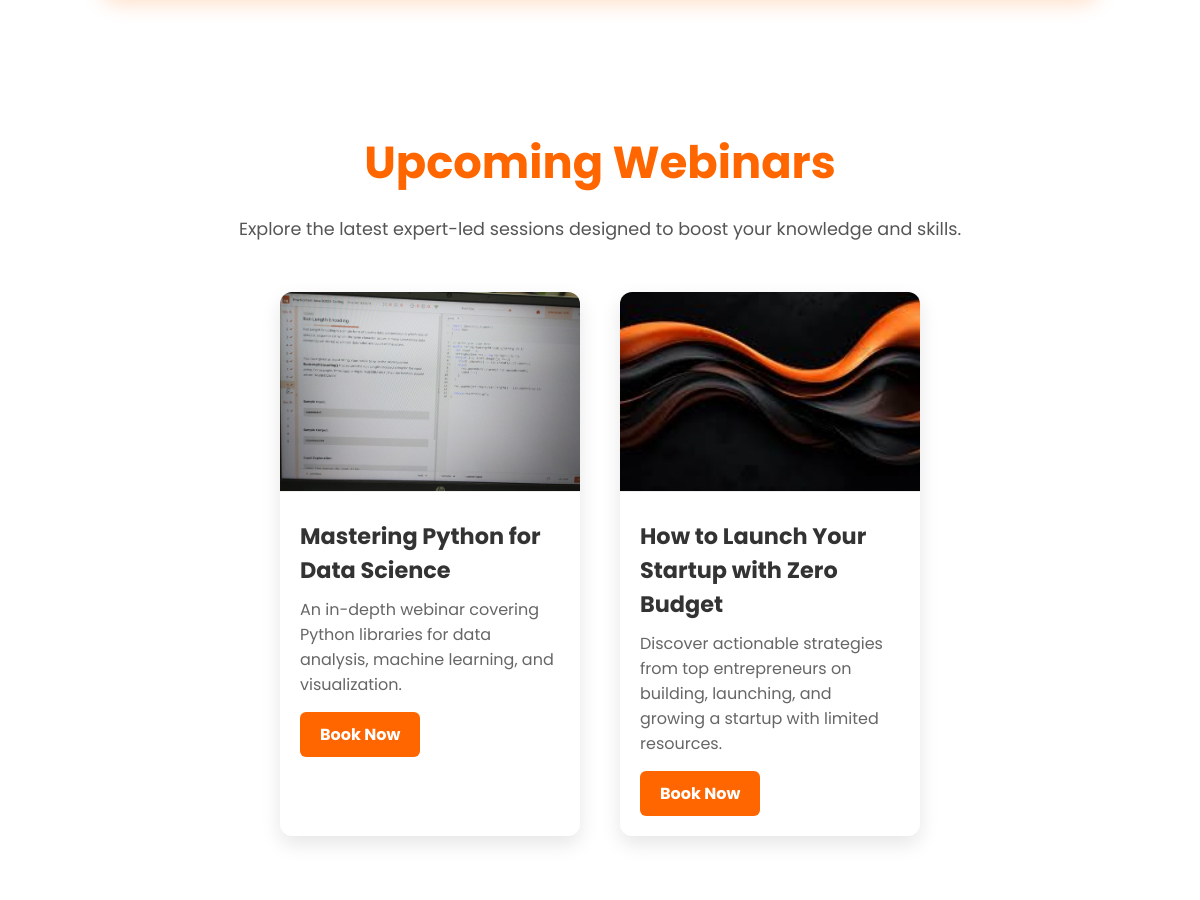
Before: / (middle part) with the older database file.
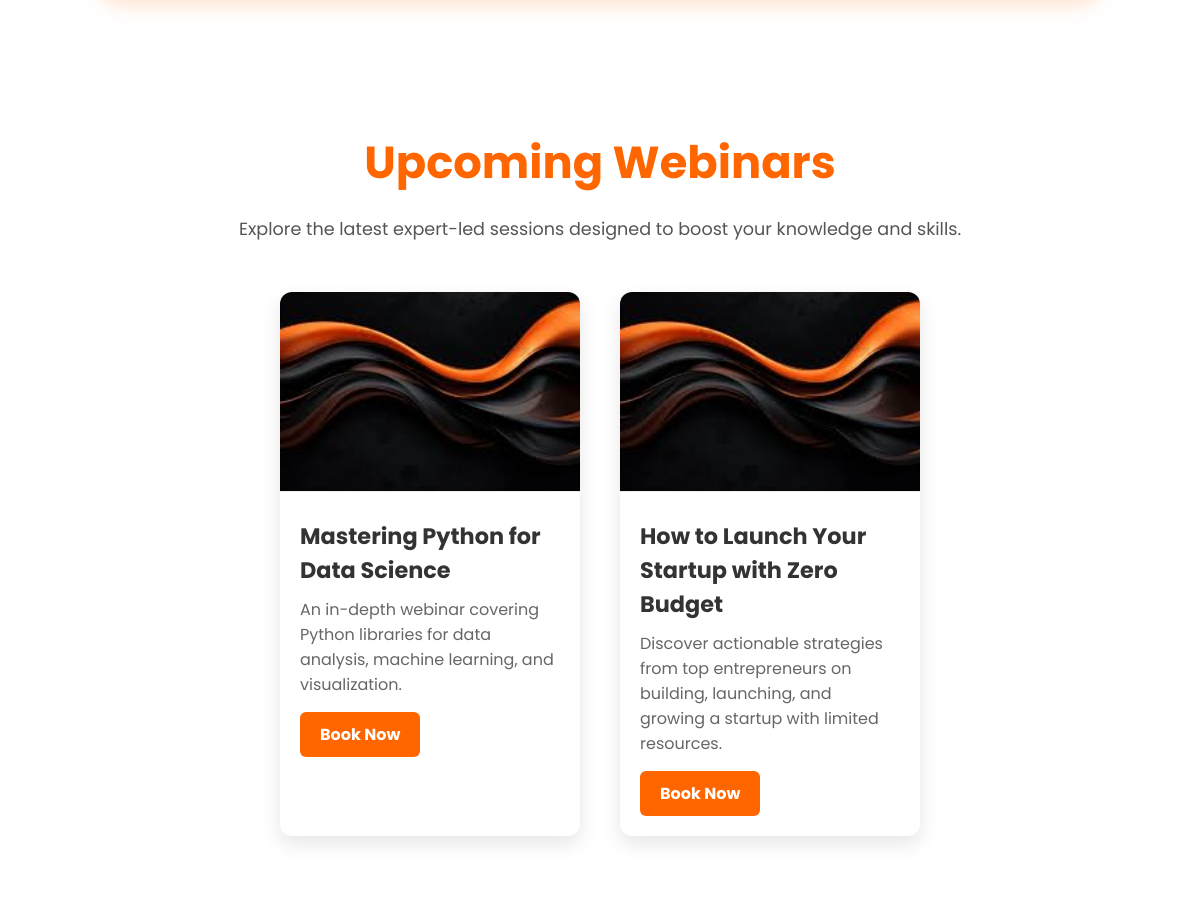
After: the same page with the newer database file.
### webinars/models.py (models this page shows, shortened)
class Webinar(models.Model):
    title = models.CharField(max_length=200)
    description = models.TextField()
    speaker_name = models.CharField(max_length=100)
    speaker_bio = models.TextField(blank=True)
    date = models.DateField()
    time = models.TimeField()
    duration_minutes = models.PositiveIntegerField()
    image = models.ImageField(upload_to='webinar_images/', blank=True, null=True)
    category = models.CharField(max_length=100, choices=[
        ('tech', 'Technology'),
        ('marketing', 'Marketing'),
        ('business', 'Business'),
        ('design', 'Design'),
        ('health', 'Health'),
    ])
    meet_link = models.URLField(blank=True, null=True)

### webinars/views.py (the view)
# urls.py: path('', webinar_views.homepage, name='homepage'),  # This links the root URL to the homepage view
def homepage(request):
    webinars = Webinar.objects.all().order_by('date')[:3]  # fetch top 3
    return render(request, 'webinars/home.html', {'webinars': webinars})

### webinars/templates/webinars/home.html (shortened to what this page needs)
{% load static %}
<!DOCTYPE html>
<html lang="en">
<head>
    <link rel="stylesheet" href="https://cdnjs.cloudflare.com/ajax/libs/font-awesome/6.5.0/css/all.min.css" />
</head>
<body>
<section class="upcoming-webinars" id="upcoming-webinars" style="padding: 60px 0; background-color: #fff;">
  <h2 style="text-align: center; font-size: 2.8em; color: #ff6600; margin-bottom: 20px;">Upcoming Webinars</h2>
  <p style="text-align: center; color: #555; font-size: 1.1em;">Explore the latest expert-led sessions designed to boost your knowledge and skills.</p>
  <div class="webinar-cards" style="display: flex; flex-wrap: wrap; justify-content: center; gap: 40px; margin-top: 50px;">
    {% for webinar in webinars %}
    <div class="webinar-card" style="width: 300px; background: #fff; border-radius: 12px; overflow: hidden; box-shadow: 0 8px 20px rgba(0,0,0,0.1); transition: transform 0.3s ease; cursor: pointer;" onmouseover="this.style.transform='scale(1.05)'" onmouseout="this.style.transform='scale(1)'">
      {% if webinar.image %}
      <img src="{{ webinar.image.url }}" alt="{{ webinar.title }}" style="width: 100%; height: 200px; object-fit: cover;">
      {% else %}
      <img src="{% static 'images/default.png' %}" alt="Default Image" style="width: 100%; height: 200px; object-fit: cover;">
      {% endif %}
      <div class="webinar-content" style="padding: 20px;">
        <h3 style="font-size: 1.4em; margin-bottom: 10px; color: #333;">{{ webinar.title }}</h3>
        <p style="font-size: 1em; color: #666; margin-bottom: 15px;">{{ webinar.description|truncatewords:20 }}</p>
        <a href="{% url 'webinar_detail' webinar.id %}" style="display: inline-block; padding: 10px 20px; background-color: #ff6600; color: white; border-radius: 6px; text-decoration: none; font-weight: bold;">Book Now</a>
      </div>
    </div>
    {% endfor %}
  </div>
</section>
</body>
</html>

Changed rows visible on the page:
changed Webinar "Mastering Python for Data Science": image: picture removed
